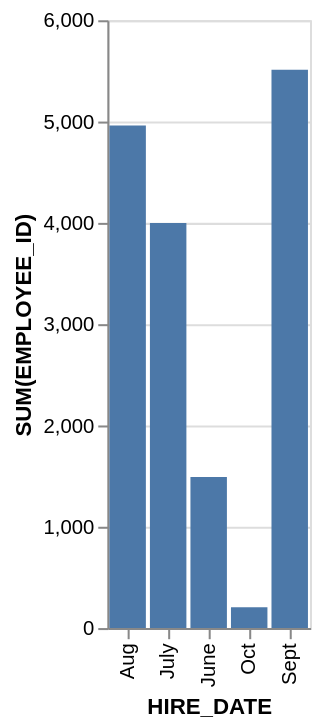

Vega-Lite specification stored for this chart:
### Vega-Lite specification from a JSON file in a GitHub repository (floating-point values rounded to 4 significant figures)
{"data": {"values": [{"x_data": "June", "y_data": 1491}, {"x_data": "July", "y_data": 3999}, {"x_data": "Aug", "y_data": 4960}, {"x_data": "Sept", "y_data": 5512}, {"x_data": "Oct", "y_data": 206}]}, "mark": "bar", "encoding": {"x": {"field": "x_data", "type": "nominal", "title": "HIRE_DATE", "sort": "ascending"}, "y": {"field": "y_data", "type": "quantitative", "title": "SUM(EMPLOYEE_ID)"}}}
